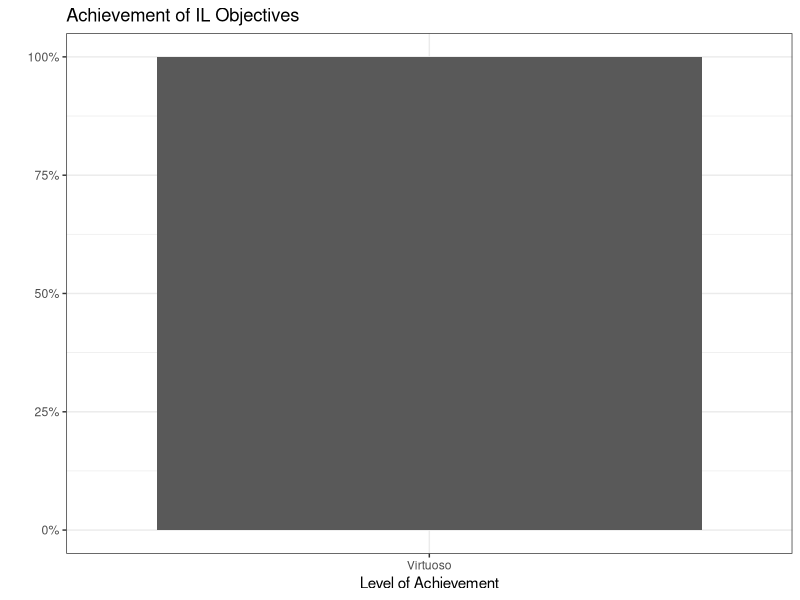
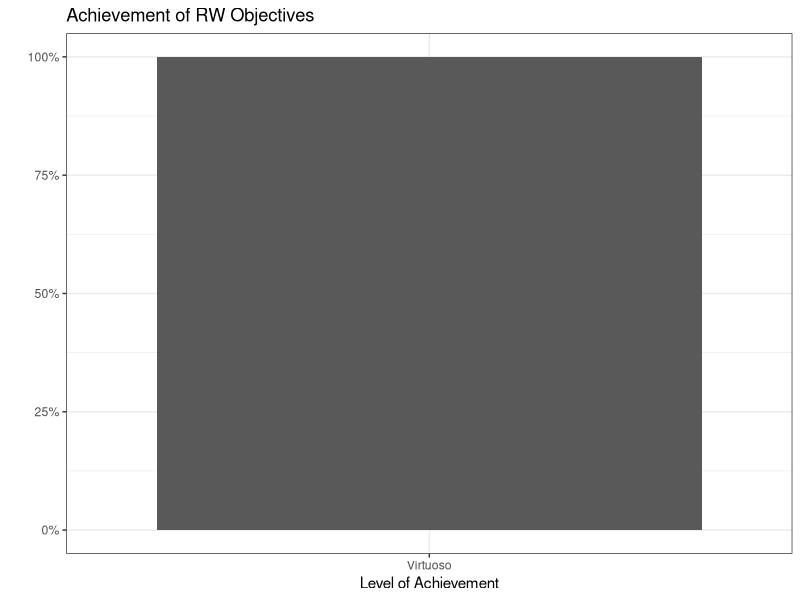
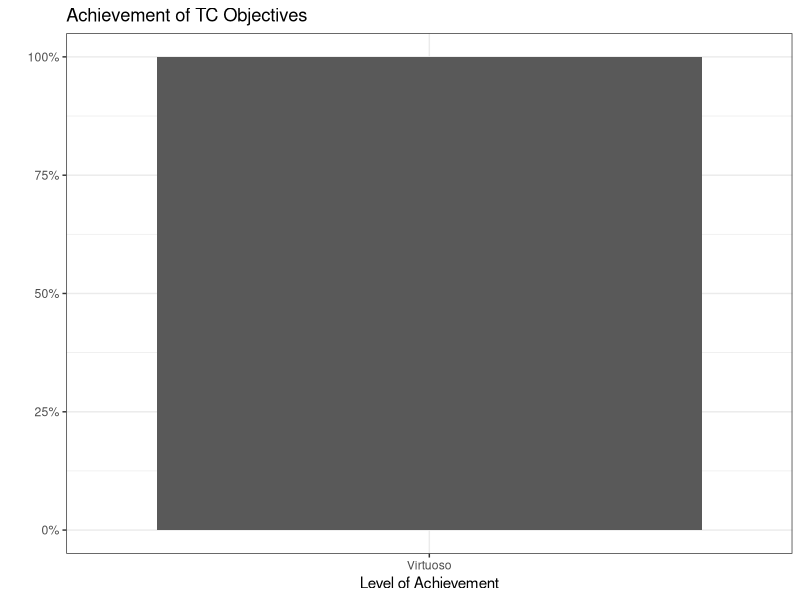
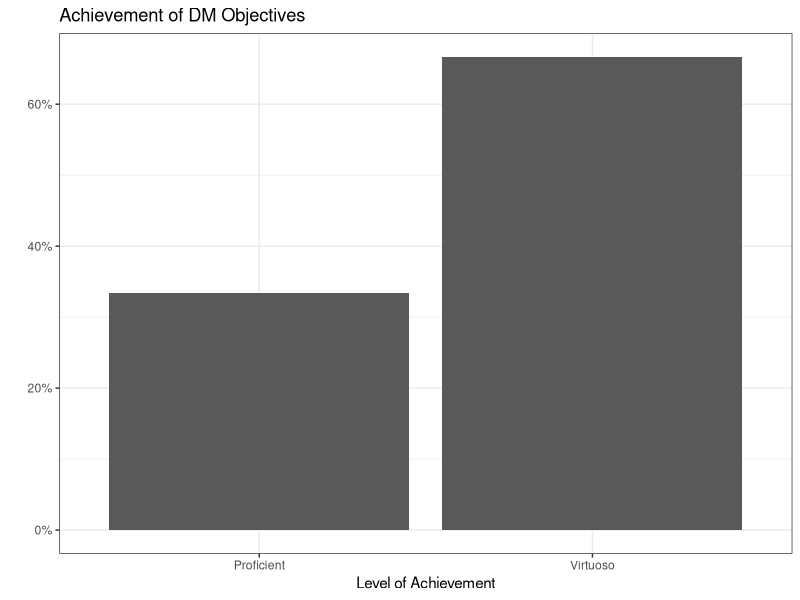
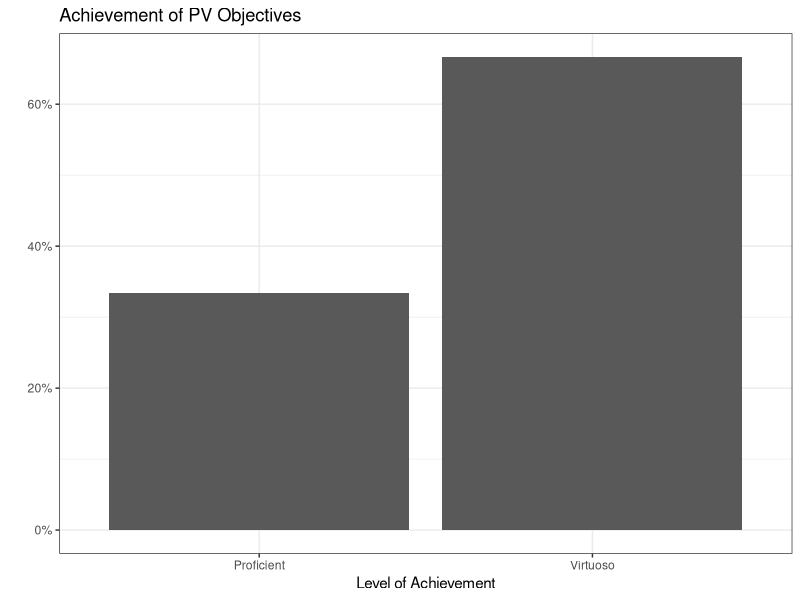
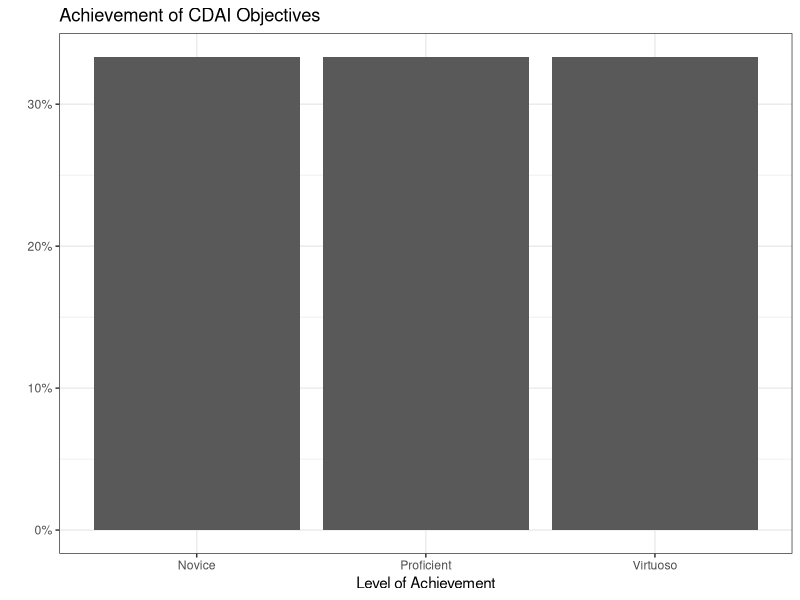
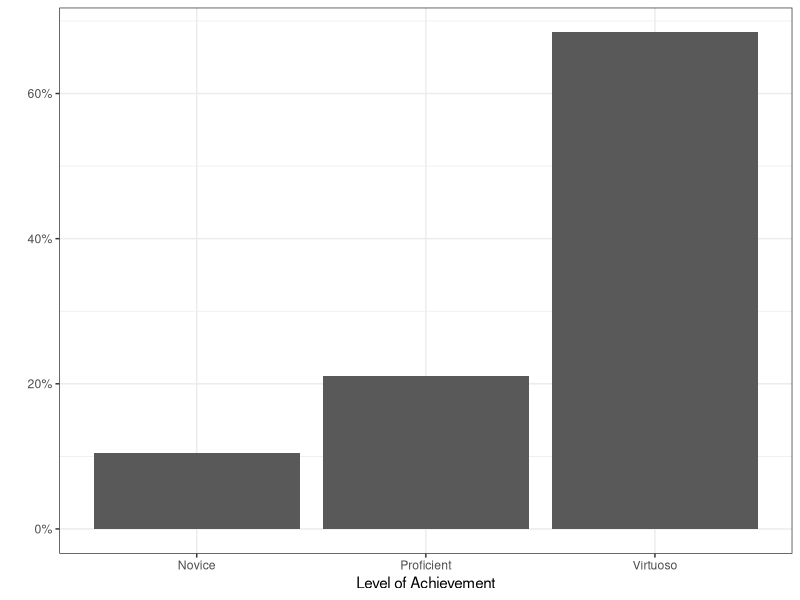

Here is the R script that generated these plots, in order:
## ---- chunk 1
#| include: false
#| label: packages-portfolio-objectives

library(tidyverse)

portfolio_levels <- tibble(
  Objective = character(), 
  Level = numeric() 
  )

num_to_cat_levels <- function(x){
  case_when(x == 1 ~ "Novice", 
            x == 2 ~ "Proficient",
            x == 3 ~ "Virtuoso")
}
## ---- chunk 2
#| include: false
#| label: IL-1

## Fill in the line below with your self-assigned level for this objective.
## Remember, you have the following levels to choose from:

# 1 = Novice
# 2 = Proficient
# 3 = Virtuoso

my_level <- 3

portfolio_levels <- portfolio_levels %>%
  bind_rows(
    tibble(Objective = "IL-1",
           Level = my_level)
    )
## ---- chunk 3
#| include: false
#| label: IL-2

## Fill in the line below with your self-assigned level for this objective.
my_level <- 3

portfolio_levels <- portfolio_levels %>%
  bind_rows(
    tibble(Objective = "IL-2", 
           Level = my_level)
    )
## ---- chunk 4
#| echo: false
#| label: IL-summary-graph

portfolio_levels %>%
  filter(
    str_extract(Objective, "[A-Z]{2,4}") == "IL"
    ) %>% 
  mutate(
    Level = num_to_cat_levels(Level)
  ) %>%
  ggplot(mapping = aes(x = Level,
                       y = after_stat(count / sum(count))
                       )
         ) +
  geom_bar() +
  labs(x = "Level of Achievement",
       y = "", 
       title = "Achievement of IL Objectives") +
  theme_bw() +
  scale_y_continuous(labels = scales::label_percent())
## ---- chunk 5
#| include: false
#| label: RW-1

my_level <- 3

portfolio_levels <- portfolio_levels %>%
  bind_rows(
    tibble(Objective = "RW-1",
           Level = my_level)
    )
## ---- chunk 6
#| include: false
#| label: RW-2

my_level <- 3

portfolio_levels <- portfolio_levels %>%
  bind_rows(
    tibble(Objective = "RW-2",
           Level = my_level)
    )
## ---- chunk 7
#| include: false
#| label: RW-3

my_level <- 3

portfolio_levels <- portfolio_levels %>%
  bind_rows(
    tibble(Objective = "RW-3",
           Level = my_level)
    )
## ---- chunk 8
#| echo: false
#| label: RW-summary-graph

portfolio_levels %>%
  filter(
    str_extract(Objective, "[A-Z]{2,4}") == "RW"
    ) %>% 
  mutate(
    Level = num_to_cat_levels(Level)
  ) %>%
  ggplot(mapping = aes(x = Level,
                       y = after_stat(count / sum(count))
                       )
         ) +
  geom_bar() +
  labs(x = "Level of Achievement",
       y = "", 
       title = "Achievement of RW Objectives") +
  theme_bw() +
  scale_y_continuous(labels = scales::label_percent())
## ---- chunk 9
#| include: false
#| label: TC-1

my_level <- 3

portfolio_levels <- portfolio_levels %>%
  bind_rows(
    tibble(Objective = "TC-1", 
           Level = my_level)
    )
## ---- chunk 10
#| include: false
#| label: TC-2

my_level <- 3

portfolio_levels <- portfolio_levels %>%
  bind_rows(
    tibble(Objective = "TC-2", 
           Level = my_level)
    )
## ---- chunk 11
#| echo: false
#| label: TC-summary-graph

portfolio_levels %>%
  filter(
    str_extract(Objective, "[A-Z]{2,4}") == "TC"
    ) %>% 
  mutate(
    Level = num_to_cat_levels(Level)
  ) %>%
  ggplot(mapping = aes(x = Level,
                       y = after_stat(count / sum(count))
                       )
         ) +
  geom_bar() +
  labs(x = "Level of Achievement",
       y = "", 
       title = "Achievement of TC Objectives") +
  theme_bw() +
  scale_y_continuous(labels = scales::label_percent())
## ---- chunk 12
#| include: false
#| label: DM-1

my_level <- 2

portfolio_levels <- portfolio_levels %>%
  bind_rows(
    tibble(Objective = "DM-1", 
           Level = my_level)
    )
## ---- chunk 13
#| include: false
#| label: DM-2

my_level <- 3

portfolio_levels <- portfolio_levels %>%
  bind_rows(
    tibble(Objective = "DM-2",
           Level = my_level)
    )
## ---- chunk 14
## Fill in the line below with your self-assigned level for this objective.
my_level <- 3

portfolio_levels <- portfolio_levels %>%
  bind_rows(tibble(Objective = "DM-3", 
                   Level = my_level))
## ---- chunk 15
#| echo: false
#| label: DM-summary-graph

portfolio_levels %>%
  filter(
    str_extract(Objective, "[A-Z]{2,4}") == "DM"
    ) %>% 
  mutate(
    Level = num_to_cat_levels(Level)
  ) %>%
  ggplot(mapping = aes(x = Level,
                       y = after_stat(count / sum(count))
                       )
         ) +
  geom_bar() +
  labs(x = "Level of Achievement",
       y = "", 
       title = "Achievement of DM Objectives") +
  theme_bw() +
  scale_y_continuous(labels = scales::label_percent())
## ---- chunk 16
#| include: false
#| label: PV-1

my_level <- 3

portfolio_levels <- portfolio_levels %>%
  bind_rows(
    tibble(Objective = "PV-1", 
           Level = my_level)
    )
## ---- chunk 17
#| include: false
#| label: PV-2

my_level <- 2

portfolio_levels <- portfolio_levels %>%
  bind_rows(
    tibble(Objective = "PV-2", 
           Level = my_level)
    )
## ---- chunk 18
#| include: false
#| label: PV-3

my_level <- 3

portfolio_levels <- portfolio_levels %>%
  bind_rows(
    tibble(Objective = "PV-3", 
           Level = my_level)
    )
## ---- chunk 19
#| echo: false
#| label: PV-summary-graph

portfolio_levels %>%
  filter(
    str_extract(Objective, "[A-Z]{2,4}") == "PV"
    ) %>% 
  mutate(
    Level = num_to_cat_levels(Level)
  ) %>%
  ggplot(mapping = aes(x = Level,
                       y = after_stat(count / sum(count))
                       )
         ) +
  geom_bar() +
  labs(x = "Level of Achievement",
       y = "", 
       title = "Achievement of PV Objectives") +
  theme_bw() +
  scale_y_continuous(labels = scales::label_percent())
## ---- chunk 20
#| include: false
#| label: CDAI-1

my_level <- 1

portfolio_levels <- portfolio_levels %>%
  bind_rows(
    tibble(Objective = "CDAI-1", 
           Level = my_level)
    )
## ---- chunk 21
#| include: false
#| label: CDAI-2

my_level <- 2

portfolio_levels <- portfolio_levels %>%
  bind_rows(
    tibble(Objective = "CDAI-2", 
           Level = my_level)
    )
## ---- chunk 22
#| include: false
#| label: CDAI-3

my_level <- 2

portfolio_levels <- portfolio_levels %>%
  bind_rows(
    tibble(Objective = "CDAI-3", 
           Level = my_level)
    )
## ---- chunk 23
#| include: false
#| label: CDAI-4

my_level <- 3

portfolio_levels <- portfolio_levels %>%
  bind_rows(
    tibble(Objective = "CDAI-4", 
           Level = my_level)
    )
## ---- chunk 24
#| include: false
#| label: CDAI-5

my_level <- 1

portfolio_levels <- portfolio_levels %>%
  bind_rows(
    tibble(Objective = "CDAI-5", 
           Level = my_level)
    )
## ---- chunk 25
#| include: false
#| label: CDAI-6

my_level <- 3

portfolio_levels <- portfolio_levels %>%
  bind_rows(
    tibble(Objective = "CDAI-6", 
           Level = my_level)
    )
## ---- chunk 26
#| echo: false
#| label: CDAI-summary-graph

portfolio_levels %>%
  filter(
    str_extract(Objective, "[A-Z]{2,4}") == "CDAI"
    ) %>% 
  mutate(
    Level = num_to_cat_levels(Level)
  ) %>%
  ggplot(mapping = aes(x = Level,
                       y = after_stat(count / sum(count))
                       )
         ) +
  geom_bar() +
  labs(x = "Level of Achievement",
       y = "", 
       title = "Achievement of CDAI Objectives") +
  theme_bw() +
  scale_y_continuous(labels = scales::label_percent())
## ---- chunk 27
#| echo: false
#| label: overall-summary-graph

portfolio_levels %>%
  mutate(
    Category = str_extract(Objective, "[A-Z]{2,4}"),
    Level = case_when(Level == 1 ~ "Novice", 
                      Level == 2 ~ "Proficient",
                      Level == 3 ~ "Virtuoso")
  ) %>%
  ggplot(mapping = aes(x = Level,
                       y = after_stat(count / sum(count))
                       )
         ) +
  geom_bar() +
  labs(x = "Level of Achievement",
       y = "") +
  theme_bw() +
  scale_y_continuous(labels = scales::label_percent())
